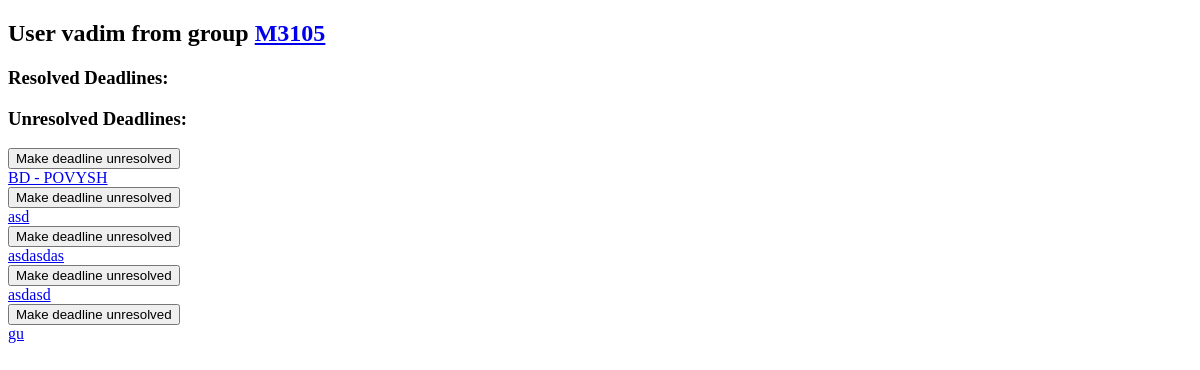
Page /user/1/ on the earlier database version.
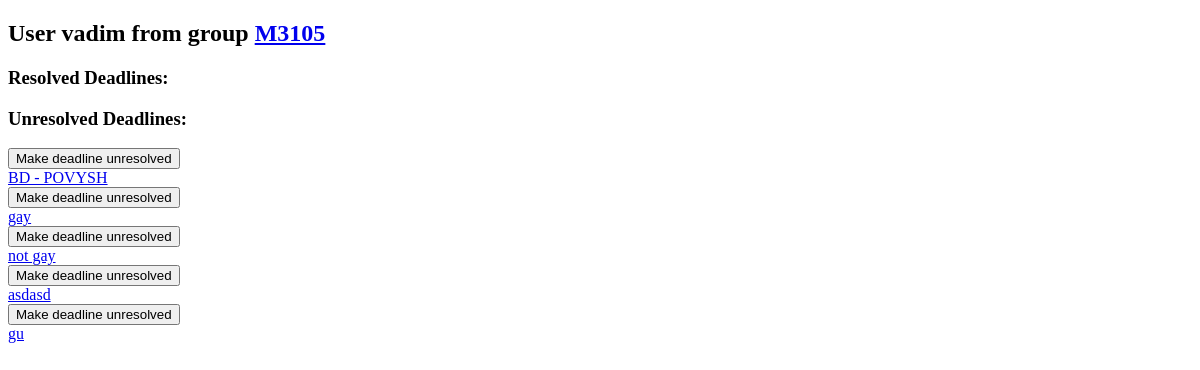
Same page on the later database version.
### Homework/models.py (models this page shows, shortened)
class Deadline(models.Model):
    groupId = models.ForeignKey(Group, on_delete=models.CASCADE)
    expDate = models.DateField('date of expiration of a deadline')
    body = models.CharField('some text about this deadline', max_length=228)
    state = models.BooleanField('0 - soft deadline, 1 - hard deadline')

### Homework/views.py (the view)
# urls.py: path('user/<int:userId>/', views.userDetails, name='user'),
def userDetails(request, userId):
    user = get_object_or_404(User, id=userId)
    deadlineList = Deadline.objects.filter(groupId_id=user.groupId_id)
    unresolvedDeadlineList = [x.deadlineId for x in UnresolvedDeadline.objects.filter(userId_id=user.id)]
    resolvedDeadlineList = [x for x in deadlineList if x not in unresolvedDeadlineList]
    context = {
        'user': user,
        'group': user.groupId,
        'resolvedDeadlineList': resolvedDeadlineList,
        'unresolvedDeadlineList': unresolvedDeadlineList,
    }
    return render(request, 'user.html', context)

### templates/user.html (shortened to what this page needs)
<!DOCTYPE html>
<html lang="en">
<head>
</head>
<body>
    <h2>
        User {{ user.nickname }} from group <a href="{% url "homework:group" group.id %}">{{ group.name }}</a>
    </h2>
    <h3>
        Resolved Deadlines:
    </h3>
    <h3>
        Unresolved Deadlines:
    </h3>
    {% for deadline in unresolvedDeadlineList %}
        <form action="{% url 'homework:changedeadlinestatus' user.id %}" method="POST">
            <button type="submit" name="deadline" value="{{ deadline.id }}">Make deadline unresolved</button>
        </form>
        <a href="{% url "homework:deadline" deadline.id %}">{{ deadline.body }}</a><br>
    {% endfor %}
</body>
</html>

Differences in the rows shown:
removed Deadline: {{ deadline.id }} 2 (drawn), body "asd"
added Deadline: {{ deadline.id }} 2 (drawn), body "gay"
changed Deadline: body "asdasdas" → "not gay"
